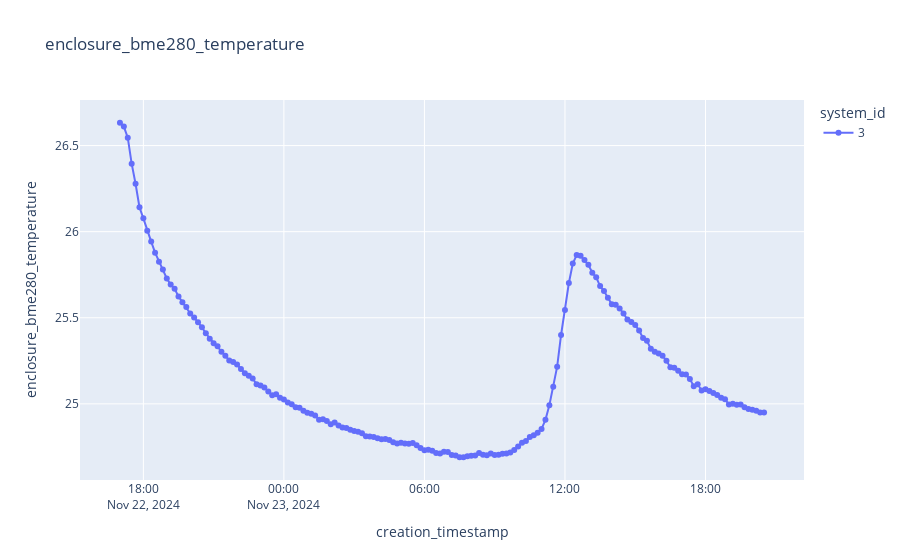

Notebook code for this chart:
### Code cell
plot_sensor_measurement(df_raw,sensor_id,col_name="enclosure_bme280_temperature",filter=filter)

### Figure 1 — Plotly figure (JSON) as saved in the notebook; plotly's stock layout.template omitted (floating-point values rounded to 4 significant figures; data arrays with more than 128 entries replaced by an {"elided": "..."} marker saying what was removed)
{"data": [{"hovertemplate": "system_id=3<br>creation_timestamp=%{x}<br>enclosure_bme280_temperature=%{y}<extra></extra>", "legendgroup": "3", "line": {"color": "#636efa", "dash": "solid"}, "marker": {"symbol": "circle"}, "mode": "lines+markers", "name": "3", "orientation": "v", "showlegend": true, "type": "scatter", "x": {"elided": "166 str values"}, "xaxis": "x", "y": {"elided": "166 float values"}, "yaxis": "y"}], "layout": {"legend": {"title": {"text": "system_id"}, "tracegroupgap": 0}, "title": {"text": "enclosure_bme280_temperature"}, "xaxis": {"anchor": "y", "domain": [0, 1], "title": {"text": "creation_timestamp"}}, "yaxis": {"anchor": "x", "domain": [0, 1], "title": {"text": "enclosure_bme280_temperature"}}}}
